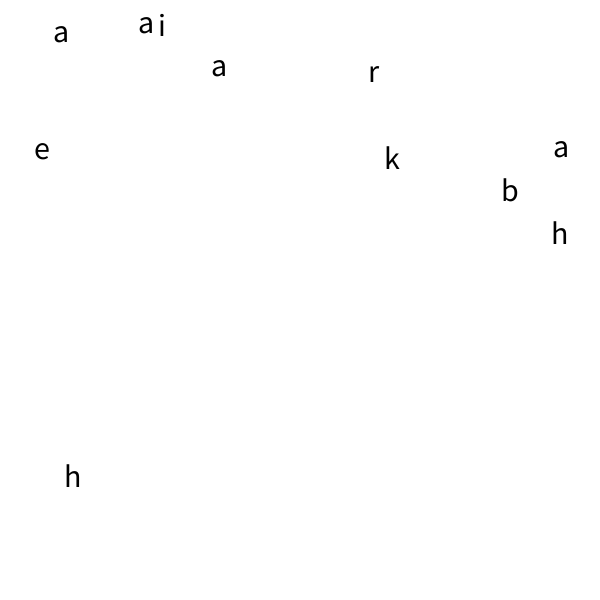
Frame 1 (no input)
Frame 60 (the mouse pressed at the canvas centre just before this capture): identical to frame 1, image omitted
Frame 120 (the mouse held since frame 60 and released just before this capture): identical to frame 1, image omitted

The Processing sketch that drew this single still picture (run headless with seeded random() and noise(); from frame 60 on, the mouse is pressed at the canvas centre):

// Processing sketch: exercise17_10
// ── exercise17_10.pde

float targetX[];
float targetY[];
float currentX[];
float currentY[];
String s ;
boolean t = false;

void setup() {
  size(600, 600);
  background(255);

  s= "kab aa rhe hai ";
  fill(0);
  textSize(32);
  targetX = new float[s.length()];
  targetY = new float[s.length()];
  currentX = new float[s.length()];
  currentY = new float[s.length()];
  for (int i=0; i<s.length(); i++) {
    currentX[i] = random(25, width-20);
    currentY[i] = random(25, height-20);
    text(s.charAt(i), currentX[i], currentY[i]);
  }
  targetX[0] = 150;
  targetY[0] =width/2;

  for (int j=1; j<s.length(); j++) {
    targetX[j] = targetX[j-1]+ textWidth(s.charAt(j-1));
    println(targetX[j]);
    targetY[j] = width/2;
  }
  frameRate(12);
}

void keyPressed() {
  t = true;
}

void draw() {
  background(255);
  for (int i=0; i<s.length(); i++) {
    text(s.charAt(i), currentX[i], currentY[i]);
  }
if(t){
  for (int i=0; i<currentX.length; i++) {
    currentX[i] = (currentX[i]+targetX[i])/2;
    currentY[i] = (currentY[i]+targetY[i])/2;
  }
}
}
